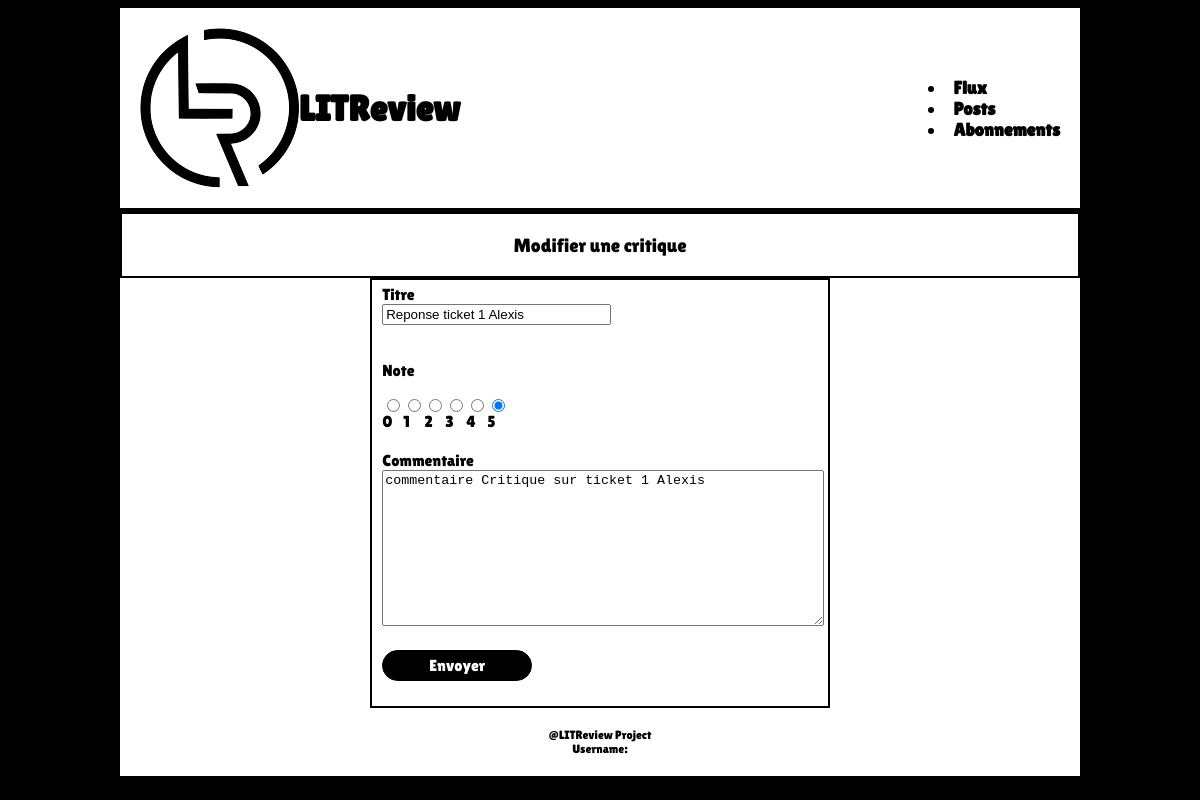
Screenshot of /ticket/34/edit with the database file from the repository.
### reviews/models.py (models this page shows, shortened)
class Review(models.Model):
    ticket = models.ForeignKey(to=Ticket, on_delete=models.CASCADE)
    rating = models.PositiveSmallIntegerField(
        validators=[MinValueValidator(0), MaxValueValidator(5)])
    headline = models.CharField(max_length=128)
    body = models.CharField(max_length=8192, blank=True)
    user = models.ForeignKey(
        to=settings.AUTH_USER_MODEL, on_delete=models.CASCADE)
    time_created = models.DateTimeField(auto_now_add=True)

### reviews/views.py (the view)
# urls.py: path('ticket/<int:ticket_id>/edit', reviews.views.edit_post, name='edit_post'),
def edit_post (request, ticket_id):
    try:
        obj = Ticket.objects.get(id=ticket_id)
        form = TicketForm
        html = "reviews/edit_ticket.html"
    except Ticket.DoesNotExist:
        obj = Review.objects.get(id=ticket_id)
        form = ReviewForm
        html = "reviews/edit_review.html"
    edit_form = form(instance=obj)
    if request.method == 'POST':
        edit_form = form(request.POST or None, request.FILES or None, instance=obj)
        if edit_form.is_valid():
            edit_form.save()
            return redirect("posts")
    context = {"edit_form": edit_form, "post": obj}
    return render(request, html, context=context)

### reviews/forms.py
class ReviewForm(forms.ModelForm):
    CHOICES = [(0, 0), (1, 1), (2, 2), (3, 3), (4, 4), (5, 5)]
    edit_review = forms.BooleanField(widget=forms.HiddenInput, initial=True)
    headline = forms.CharField(
        max_length=128,
        label='Titre',
        widget=forms.TextInput(attrs={'class': "xl-field"})
    )
    body = forms.CharField(
        max_length=2048,
        label='Commentaire',
        widget=forms.Textarea(attrs={'class': "xl-field"})
    )
    rating = forms.CharField(
        label='Note',
        widget=forms.RadioSelect(
            choices=CHOICES,
            attrs={'class': 'radio-block'}
            )
        )
    class Meta:
        model = models.Review
        fields = ['headline', 'rating', 'body']

### reviews/templates/reviews/edit_review.html (shortened to what this page needs)
{% extends 'base.html' %}
{% block content %}
    <div class="center-title">
        Modifier une critique
    </div>
    <div class="center-div">
        <form method="post" enctype="multipart/form-data">
            <div class="ticket-container">
                <div class="field-group">
                    <label for="title">Titre</label>
                    {{ edit_form.headline }}
                </div>
                <div>
                    <div>
                        <p>Note</p>
                    </div>
                    {{ edit_form.rating }}
                </div>
                <div class="field-group">
                    <label for="comment">Commentaire</label>
                    {{ edit_form.body }}
                </div>
                <div class="space-bottom">
                    <button class="action-button" type="submit">Envoyer</button>
                </div>
            </div>
        </form>
    </div>
{% endblock content %}

### static/css/main.css (style rules this page uses)
body { background-color: black; max-width: 960px; margin-inline: auto; }
.center-title { background-color: white; border: solid 2px black; font-family: "lilita One", monospace; font-size: larger; display: flex; justify-content: center; align-items: center; padding: 20px; }
.space-bottom { margin-bottom: 20px; }
.action-button { background-color: black; text-decoration: none; text-align: center; width: 150px; color: white; font-size: 1em; border: solid 1px black; border-radius: 20px; font-family: "lilita One", monospace; padding: 5px 10px; }
.xl-field { width: 100%; }
.radio-block { display: flex; align-items: none; justify-content: space-around; flex-wrap: nowrap; list-style: none; }
.center-div { background-color: white; display: flex; flex-direction: column; justify-content: space-between; align-items: center; }
.ticket-container { background-color: white; border: solid 2px black; display: flex; flex-direction: column; justify-content: space-between; align-items: start; font-family: "lilita One", monospace; gap: 20px; padding: 5px 10px; }

### rows the page displays
Review: headline "Reponse ticket 1 Alexis", rating "☐ 0 ☐ 1 ☐ 2 ☐ 3 ☐ 4 ☑ 5", body "commentaire Critique sur ticket 1 Alexis"
